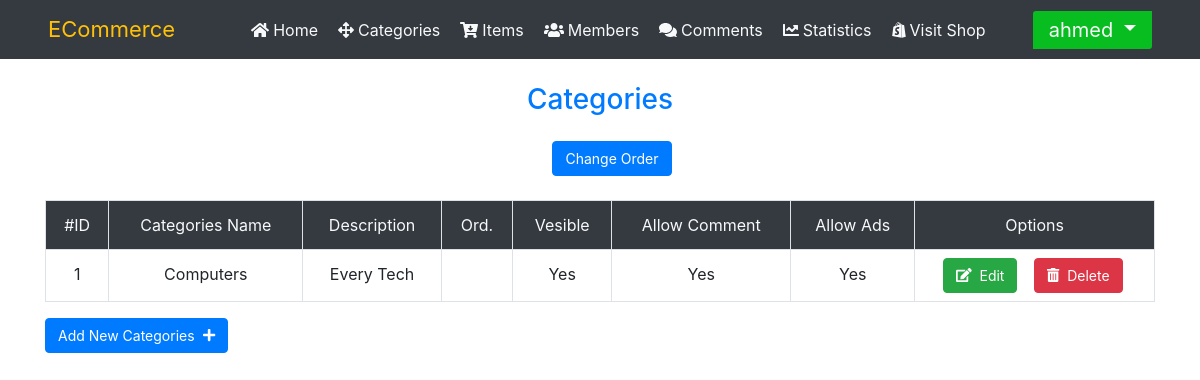
The page /Admin/Categories.php (signed in) on the database its author committed.
### tables this page shows
CREATE TABLE `categories` (
  `ID` int NOT NULL AUTO_INCREMENT,
  `Name` varchar(100) NOT NULL,
  `Description` text,
  `Orderring` int DEFAULT NULL,
  `Vesibility` tinyint NOT NULL DEFAULT '1',
  `AllowComments` tinyint NOT NULL DEFAULT '1',
  `AllowAds` tinyint NOT NULL DEFAULT '1',
  PRIMARY KEY (`ID`)
);

### Admin/Categories.php (the view, shortened to what this page needs)
<?php
if(isset($_SESSION["userName"])){
    include "./includes/template/init.php";
    $do = isset($_GET["do"]) ? $_GET["do"] : "Manage";
    if($do=="Manage" ){
        ?>
        <div class="container">
            <h3 class=" text-primary text-center m-4">Categories</h3>
            <div class="m-2 mb-4 d-flex align-items-center justify-content-center">
                <?php
                if(isset($_GET["order"]) && $_GET["order"]=="DESC"){
                 echo "<a href='?do=Manage&order=ASC' class='btn order btn-primary ml-4'>Change Order</a></div>";
                }else{
                    echo "<a href='?do=Manage&order=DESC' class='btn order btn-primary ml-4'>Change Order</a></div>";
                }
            ?>
        <div class="table-responsive">
        <table class="table table-bordered text-center">
            <tr class="bg-dark text-light">
                <td>#ID</td>
                <td>Categories Name</td>
                <td>Description</td>
                <td>Ord.</td>
                <td>Vesible</td>
                <td>Allow Comment</td>
                <td>Allow Ads</td>
                <td>Options</td>
            </tr>
            <?php
                $ord =isset($_GET["order"]) && $_GET["order"]=="DESC" ?"DESC" : "ASC";
                $stmt=$con->prepare("SELECT * FROM categories ORDER BY orderring $ord");
                $stmt->execute();
                $myData = $stmt->fetchAll();
            for($i=0; $i<count($myData); $i++){
                    ?><tr>
                <td><?php echo $myData[$i]["ID"]; ?></td>
                <td><?php echo $myData[$i]["Name"]; ?></td>
                <td><?php echo $myData[$i]["Description"]; ?></td>
                <td><?php echo $myData[$i]["Orderring"]; ?></td>
                <td><?php echo intval($myData[$i]["Vesibility"]) == 1 ? "Yes": "No" ;?></td>
                <td><?php echo intval($myData[$i]["AllowComments"]) == 1 ? "Yes": "No" ;?></td>
                <td><?php echo intval($myData[$i]["AllowAds"]) == 1 ? "Yes": "No" ;?></td>
                <td class="p-0 bgBtn">
                    <?php if(!isset($_GET["I"]) || !is_numeric($_GET["I"])){?>
                    <a href="?do=Edit&ID=<?php echo $myData[$i]["ID"]; ?>" class="btn btn-success mx-1"><i class="fa fa-edit mr-2"></i>Edit</a>
                    <a href="?do=Manage&I=<?php echo $i; ?>" class="btn btn-danger m-2"><i class="fas fa-trash-alt mr-2"></i>Delete</a>
                        <?php } ?>
                    </td>
                </tr>
                <?php }?>
            </table>
        </div>
        <a class="btn btn-primary" href="?do=Add">Add New Categories<i class="fa fa-plus ml-2"></i></a>
    </div>
        <?php }
    include "./includes/template/footer.inc.php";
}else{
    header("Location: index.php");
    exit();
}
?>

### Admin/layout/css/stylecss.css (style rules this page uses)
* { margin: 0; padding: 0; box-sizing: border-box; }
.d-flex { flex-wrap: wrap; }

### Admin/layout/css/Categories.css (style rules this page uses)
* { padding: 0; margin: 0; box-sizing: border-box; }
.d-flex { flex-wrap: wrap; }
.btn { font-size: 14px !important; }

### rows shown on the page
categories: ID "1", Name "Computers", Description "Every Tech", Vesibility "Yes", AllowComments "Yes", AllowAds "Yes"

### other values the page prints
$_SESSION["userName"] "ahmed"
